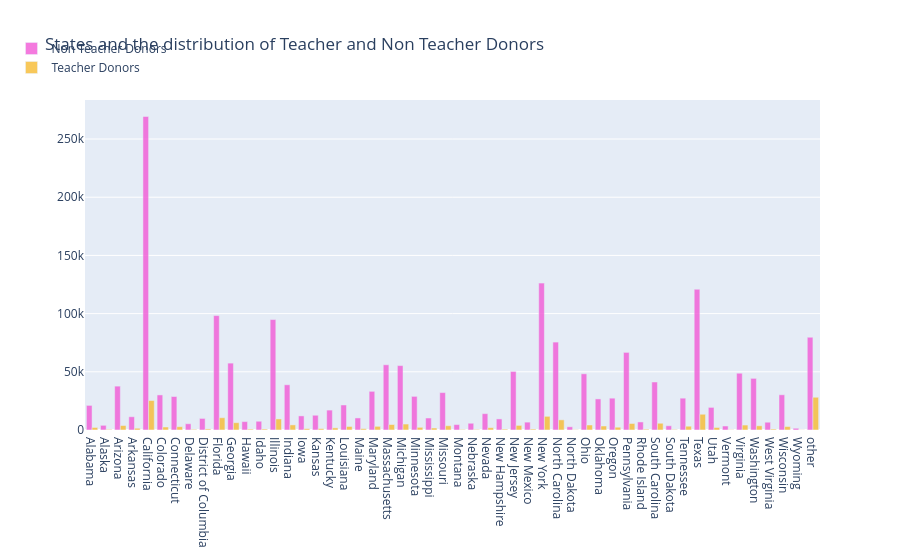

Notebook source saved alongside this figure:
### Markdown cell above
## 2.6 Número de donantes docentes y no docentes por estado

### Code cell
# which city and state has maximum teacher donors 
tempdf = donors_df.groupby(['Donor State', 'Donor Is Teacher']).agg({'Donor Is Teacher' : 'count' }).rename(columns={'Donor Is Teacher' : 'Teacher Donor Counts'}).reset_index()

no_df = tempdf[tempdf['Donor Is Teacher']=='No']
no_x = no_df['Donor State']
no_y = no_df['Teacher Donor Counts']
yes_df = tempdf[tempdf['Donor Is Teacher']=='Yes']
yes_x = yes_df['Donor State']
yes_y = yes_df['Teacher Donor Counts']

trace1 = go.Bar(
    x=no_x,
    y=no_y,
    name='Non Teacher Donors',
    marker=dict(color='#f259d6'),
    opacity=0.8
)
trace2 = go.Bar(
    x=yes_x,
    y=yes_y,
    name='Teacher Donors',
    marker=dict(color='#f7bb31'),
    opacity=0.8
)

data = [trace1, trace2]
layout = go.Layout(
    barmode='group',
    legend=dict(dict(x=-.1, y=1.2)),
    margin=dict(b=120),
    title = 'States and the distribution of Teacher and Non Teacher Donors',
)

fig = go.Figure(data=data, layout=layout)
iplot(fig, filename='grouped-bar')

### Figure 1 — Plotly figure (JSON) as saved in the notebook; plotly's stock layout.template omitted (floating-point values rounded to 4 significant figures)
{"data": [{"marker": {"color": "#f259d6"}, "name": "Non Teacher Donors", "opacity": 0.8, "type": "bar", "x": ["Alabama", "Alaska", "Arizona", "Arkansas", "California", "Colorado", "Connecticut", "Delaware", "District of Columbia", "Florida", "Georgia", "Hawaii", "Idaho", "Illinois", "Indiana", "Iowa", "Kansas", "Kentucky", "Louisiana", "Maine", "Maryland", "Massachusetts", "Michigan", "Minnesota", "Mississippi", "Missouri", "Montana", "Nebraska", "Nevada", "New Hampshire", "New Jersey", "New Mexico", "New York", "North Carolina", "North Dakota", "Ohio", "Oklahoma", "Oregon", "Pennsylvania", "Rhode Island", "South Carolina", "South Dakota", "Tennessee", "Texas", "Utah", "Vermont", "Virginia", "Washington", "West Virginia", "Wisconsin", "Wyoming", "other"], "y": [21124, 4006, 37690, 11383, 269366, 30132, 28773, 5379, 9940, 98281, 57461, 7201, 7509, 94882, 38847, 12121, 12680, 17105, 21486, 10349, 33230, 56017, 55318, 28893, 10294, 32150, 4641, 5804, 14037, 9514, 50303, 6758, 126213, 75546, 2752, 48271, 26707, 27347, 66685, 6912, 41245, 3633, 27350, 120909, 19431, 3423, 48775, 44358, 6681, 30253, 1505, 79685]}, {"marker": {"color": "#f7bb31"}, "name": "Teacher Donors", "opacity": 0.8, "type": "bar", "x": ["Alabama", "Alaska", "Arizona", "Arkansas", "California", "Colorado", "Connecticut", "Delaware", "District of Columbia", "Florida", "Georgia", "Hawaii", "Idaho", "Illinois", "Indiana", "Iowa", "Kansas", "Kentucky", "Louisiana", "Maine", "Maryland", "Massachusetts", "Michigan", "Minnesota", "Mississippi", "Missouri", "Montana", "Nebraska", "Nevada", "New Hampshire", "New Jersey", "New Mexico", "New York", "North Carolina", "North Dakota", "Ohio", "Oklahoma", "Oregon", "Pennsylvania", "Rhode Island", "South Carolina", "South Dakota", "Tennessee", "Texas", "Utah", "Vermont", "Virginia", "Washington", "West Virginia", "Wisconsin", "Wyoming", "other"], "y": [2188, 513, 3839, 1484, 25329, 2572, 2831, 527, 922, 10547, 6270, 766, 821, 9499, 4390, 1117, 1157, 1824, 3033, 1137, 3145, 4713, 5117, 2290, 1703, 3670, 447, 468, 1977, 745, 3963, 818, 11744, 8704, 260, 4300, 3426, 2396, 5595, 698, 5798, 451, 3254, 13540, 2158, 254, 4247, 3605, 816, 2964, 129, 28124]}], "layout": {"barmode": "group", "legend": {"x": -0.1, "y": 1.2}, "margin": {"b": 120}, "title": {"text": "States and the distribution of Teacher and Non Teacher Donors"}}}
